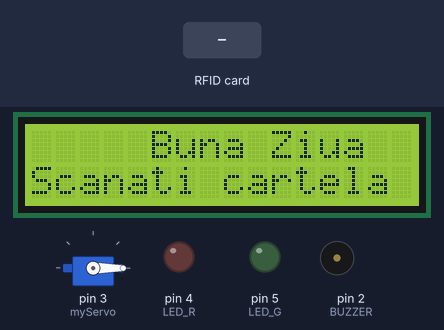
The sketch below on a simulated Arduino Uno, built with avr-gcc and run on an emulated ATmega328P. On the bench: 16×2 character LCD, servo, output pins drawn as LEDs (lit = HIGH), buzzer (waves = sounding). The test bench sets the inputs (shaded band). Pins used as bus, display or sensor lines are not drawn; what the sketch prints to the serial monitor is not drawn.

Above: at 1.3 s.
1.4 s: RFID card 5E 7A 19 C4 held to the reader
At 2.2 s:
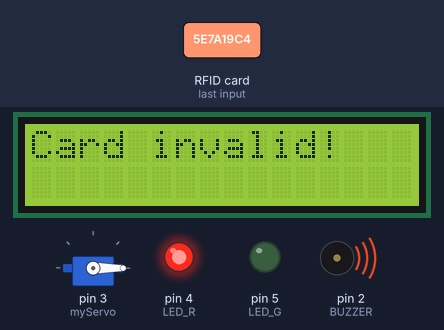
3.9 s: RFID card 33 D1 C0 AA held to the reader
At 4.58 s:
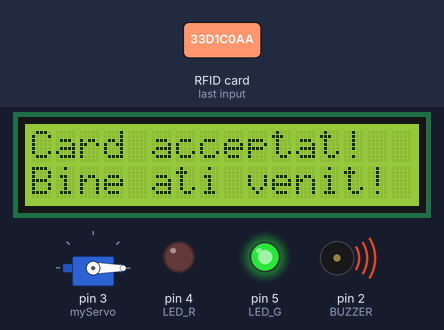
At 6.0 s:
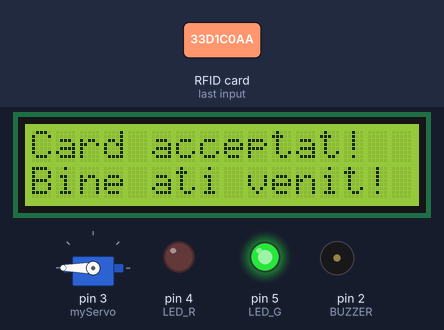
Timing chart, 0 to 11.2 s (numbered marks = the images above; inputs shaded):
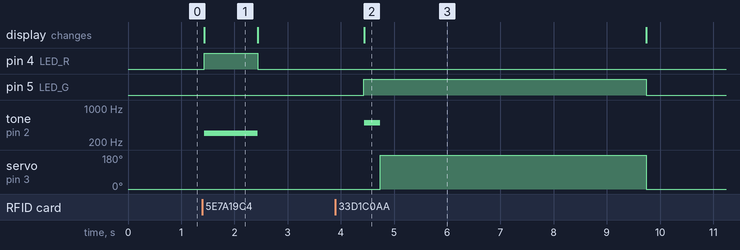

The sketch:

sketch_jan19b.ino
```cpp
#include <SPI.h>
#include <MFRC522.h>
#include <Servo.h>
#include <LiquidCrystal.h>


#define SS_PIN 10
#define RST_PIN 9
#define LED_G 5 //define green led pin
#define LED_R 4 //define red led pin
#define BUZZER 2 //buzzer pin
MFRC522 mfrc522(SS_PIN,RST_PIN); //create MFRC522 instance
Servo myServo; //define servo name
LiquidCrystal lcd(A0,A1,A2,A3,A4,A5); //define lcd

void setup()
{
  Serial.begin(9600); //Initiate a serial communication
  SPI.begin(); //Initiate SPI bus
  lcd.begin(16,2);
  mfrc522.PCD_Init(); //initiate MFRC522
  myServo.attach(3); //servo pin
  myServo.write(0); //servo start position
  pinMode(LED_G, OUTPUT);
  pinMode(LED_R, OUTPUT);
  pinMode(BUZZER, OUTPUT);
  noTone(BUZZER);
  Serial.println("Put your card to the reader...");
  Serial.println();
}

void loop()
{
  lcd.setCursor(0, 0);
  lcd.print("     Buna Ziua");
  lcd.setCursor(0, 1);
  lcd.print("Scanati cartela");

  //Look for new cards
  if( ! mfrc522.PICC_IsNewCardPresent())
  {
    return;
  }

  //Select one of the cards
  if( ! mfrc522.PICC_ReadCardSerial())
  {
    return;
  }

  //Show UID on Serial Monitor
  Serial.print("UID tag: ");
  String content= "";
  byte letter;
  for(byte i=0; i<mfrc522.uid.size; i++)
  {
    Serial.print(mfrc522.uid.uidByte[i] < 0x10 ? " 0" : " ");
    Serial.print(mfrc522.uid.uidByte[i], HEX);
    content.concat(String(mfrc522.uid.uidByte[i] < 0x10 ? " 0" : " "));
    content.concat(String(mfrc522.uid.uidByte[i], HEX));
  }
  Serial.println();
  Serial.print("Message : ");
  content.toUpperCase();
  if(content.substring(1) == "33 D1 C0 AA") //Change here the UID of the card/cards that you want to give access
  {
    Serial.println("Acces permis");
    Serial.println();
    delay(500);
    digitalWrite(LED_G, HIGH);
    lcd.clear();
    lcd.setCursor(0, 0);
    lcd.print("Card acceptat!");
    lcd.setCursor(0, 1);
    lcd.print("Bine ati venit!");
    tone(BUZZER, 500);
    delay(300);
    noTone(BUZZER);
    myServo.write(180);
    delay(5000);
    myServo.write(0);
    digitalWrite(LED_G, LOW);
    lcd.clear();
  }
  else
  {
    Serial.println("Acces respins");
    digitalWrite(LED_R, HIGH);
    lcd.clear();
    lcd.setCursor(0, 0);
    lcd.print("Card invalid!");
    tone(BUZZER, 300);
    delay(1000);
    digitalWrite(LED_R, LOW);
    lcd.clear();
    noTone(BUZZER);
  }
}
```

Measured:
- after the input at 1.4 s, pin 4 (LED_R): LOW → HIGH at once, → LOW 1.0 s later; tone on pin 2 (BUZZER): silent → 300 Hz at once, → silent 1.0 s later; the display: changes at once (image 1)
- after the input at 3.9 s, pin 5 (LED_G): LOW → HIGH after 0.53 s, → LOW 5.3 s later; tone on pin 2 (BUZZER): silent → 500 Hz after 0.54 s, → silent 0.30 s later; servo on pin 3 (myServo): 0° → 180° after 0.84 s, → 0° 5.0 s later; the display: changes after 0.54 s (image 2)
- what the display in image 1 shows lasts 1.0 s, from 1.4 s to 2.4 s
